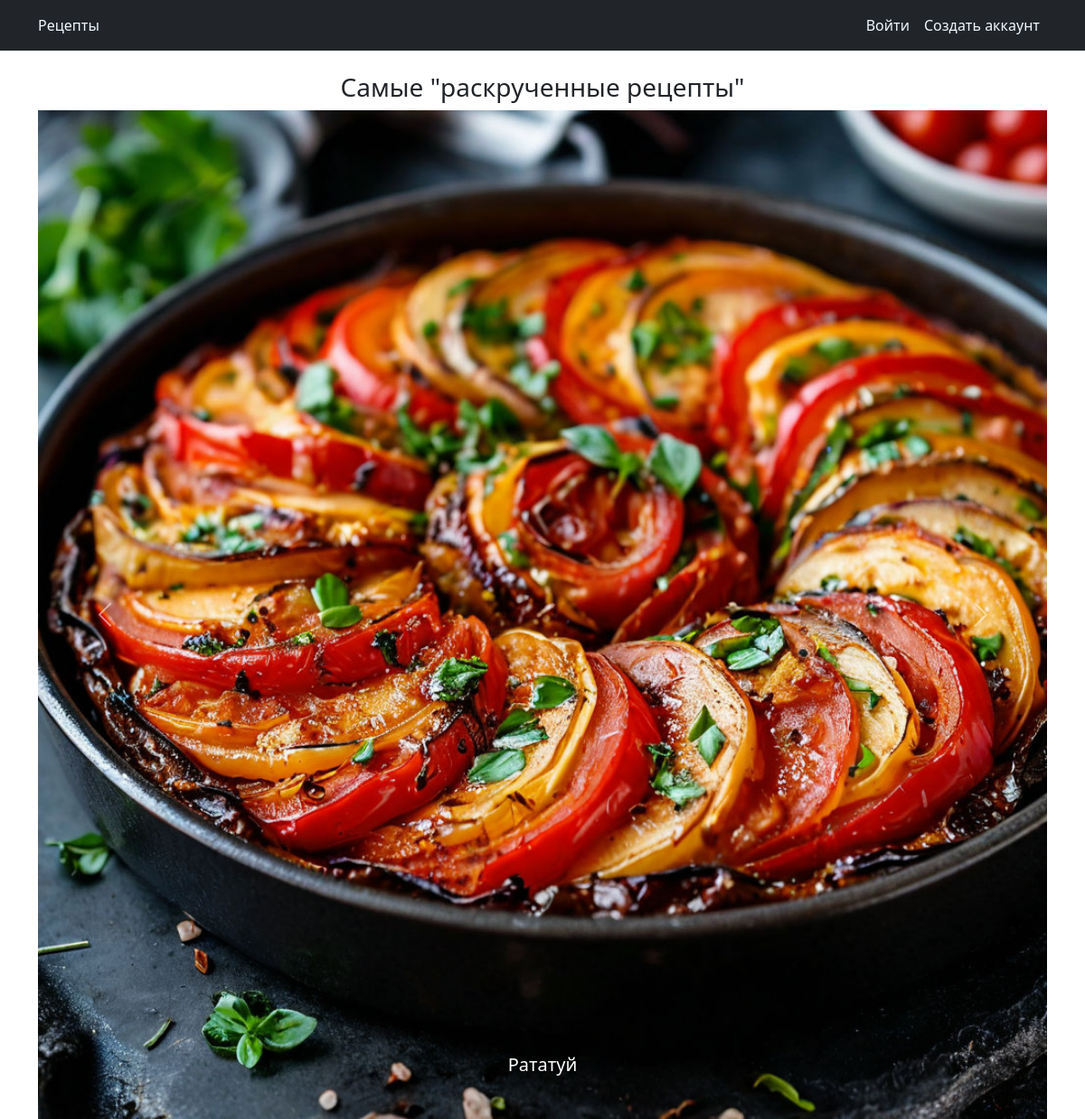
The page / on the database its author committed.
### recipes/models.py (models this page shows, shortened)
class Recipe(models.Model):
    title = models.CharField(max_length=100, verbose_name='Название рецепта')
    description = models.TextField(verbose_name='Ингридиенты')
    steps_cooking = models.TextField(verbose_name='Этапы приготовления')
    time_for_cooking = models.IntegerField(default=10, verbose_name='Время приготовления')
    image = models.ImageField(verbose_name='Фото рецепта')
    author = models.ForeignKey(User, on_delete=models.CASCADE)
    created_at = models.DateTimeField(auto_now_add=True)
    updated_at = models.DateTimeField(auto_now=True)
    class Meta:
        verbose_name = 'Рецепты'
        verbose_name_plural = 'Рецепты'

### recipes/views.py (the view)
# urls.py: path('', views.start, name="start"),
def start(request):
    latest_recipes = Recipe.objects.order_by('-image')[:3]
    context = {'latest_recipes': latest_recipes}
    return render(request, 'Final_Certifications_django/base.html', context)

### templates/Final_Certifications_django/base.html (shortened to what this page needs)
<!DOCTYPE html>
{% load static %}
<html lang="en">
  <head>
        <nav class="navbar navbar-expand-lg navbar-dark bg-dark">
      <div class="container">
        <a class="nav-link active" style="color: aliceblue;" href="{% url 'recipes:home' %}">Рецепты</a>
        <div class="d-flex justify-content-end" id="navbarNav">
          <ul class="navbar-nav">
              {% if request.user.is_authenticated %}
              <li class="nav-item">
                <a class="nav-link active" style="color: aliceblue;" href="{% url 'recipes:recipe_create' %}">Добавить рецепт</a>
              </li>
                <a href="{% url 'dashboard' %}" class="nav-link active" style="color: aliceblue;">Мой профиль</a>
                  <form class="nav-link active" style="color: aliceblue;" action="{% url 'logout' %}" method="post">
                    {% csrf_token %}
                    <button type="submit">Выйти</button>
                  </form>
              {% else %}
              <a class="nav-link active" style="color: aliceblue;" href="{% url 'login' %}">Войти</a>
              <a class="nav-link active" style="color: aliceblue;" href="{% url 'register' %}">Создать аккаунт</a>
              {% endif %}
          </ul>
        </div>
      </div>
    </nav>
  <div class="container mt-4 col-8">
        <h3 style="display: flex; justify-content: center; ">Самые "раскрученные рецепты"</h3>
    </div>
    <div id="recipeCarousel " class="carousel slide container " data-bs-ride="carousel">
    <div class="carousel-inner">
      {% for recipe in latest_recipes %}
        <div class="carousel-item {% if forloop.first %}active{% endif %}">
          {% if recipe.image %}
            <img src="{{ recipe.image.url }}" class="d-grid w-100" alt="{{ recipe.title }}">
          {% else %}
            <img src="{% static 'placeholder.jpg' %}" class="d-grid w-100" alt="Placeholder">
          {% endif %}
          <div class="carousel-caption d-none d-md-block">
            <h5>{{ recipe.title }}</h5>
          </div>
        </div>
      {% endfor %}
    </div>
    {% if latest_recipes|length > 1 %}
      <button class="carousel-control-prev" type="button" data-bs-target="#recipeCarousel" data-bs-slide="prev">
        <span class="carousel-control-prev-icon" aria-hidden="true"></span>
      </button>
      <button class="carousel-control-next" type="button" data-bs-target="#recipeCarousel" data-bs-slide="next">
        <span class="carousel-control-next-icon" aria-hidden="true"></span>
      </button>
    {% endif %}
  </div>
    <link
      href="https://cdn.jsdelivr.net/npm/bootstrap@5.2.0-beta1/dist/css/bootstrap.min.css"
      rel="stylesheet"
    />
  </head>
  <body>
  </body>
</html>

### rows shown on the page
Recipe: image (picture), title "Рататуй"
